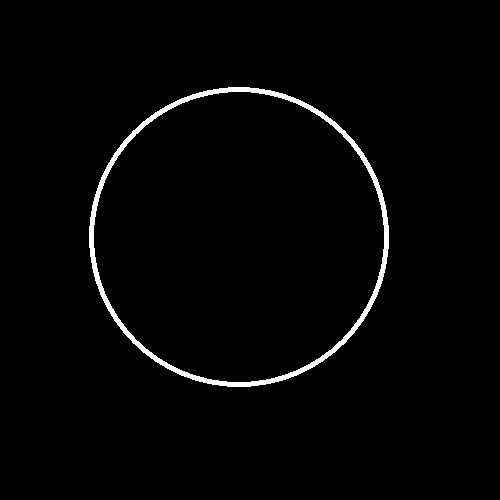
#> input picture 7. region_filling/image.jpg, 500 x 500 px
$ python region_filling.py
#> lines starting #> are read from the running program, lines starting #| are printed output that depends on the picture; after the words box and inside, x2 and y2 are one past the last pixel; in counts of white or black regions, pixels touching at a corner belong together
import cv2
import numpy as np
import matplotlib.pyplot as plt
input_image = cv2.imread("image.jpg", 0)
#> input_image is the input picture: shape (500, 500); min 0, max 255, mean 4.7
im_flood_fill = input_image.copy()
h, w = input_image.shape[:2]
#> h = 500; w = 500
mask = np.zeros((h + 2, w + 2), np.uint8)
im_flood_fill = im_flood_fill.astype("uint8")
cv2.floodFill(im_flood_fill, mask, (0, 0), 255)
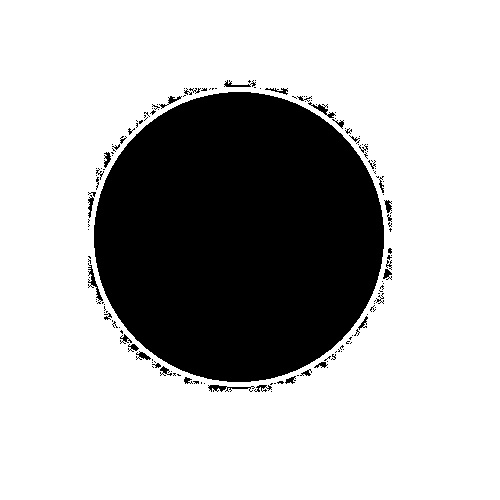
#> im_flood_fill: shape (500, 500); min 0, max 255, mean 185.3
im_flood_fill_inv = cv2.bitwise_not(im_flood_fill)
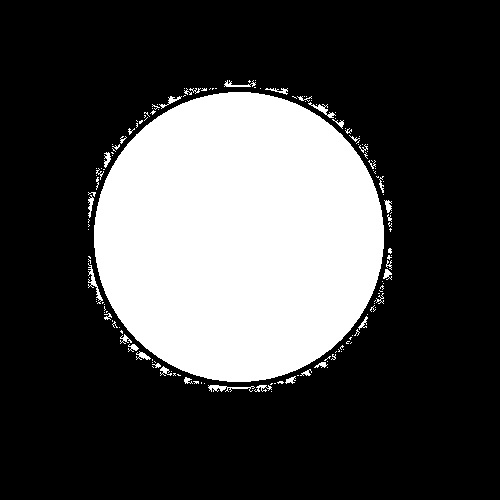
#> im_flood_fill_inv: shape (500, 500); min 0, max 255, mean 69.7
img_out = input_image | im_flood_fill_inv
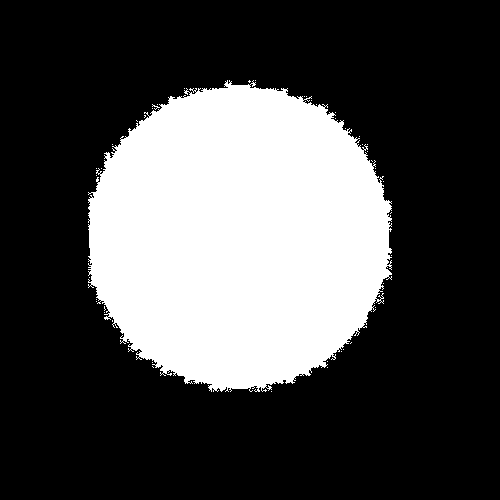
#> img_out: shape (500, 500); 29.2% white; 45 white regions (44 under 20 px), largest, box (x1, y1, x2, y2) and area: (88, 80, 392, 392) 72860
fig = plt.figure(figsize=(7, 5))
fig.suptitle('REGION FILLING', fontsize=16)
rows = 1
columns = 2
fig.add_subplot(rows, columns, 1)
plt.imshow(input_image, cmap='Greys_r')
plt.axis('off')
plt.title("Input Image")
fig.add_subplot(rows, columns, 2)
plt.imshow(img_out, cmap='Greys_r')
plt.axis('off')
plt.title("Output Image")
plt.show()
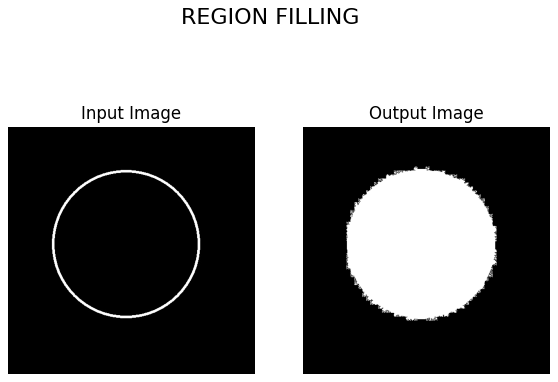
#> figure drawn by matplotlib, 2 panels
